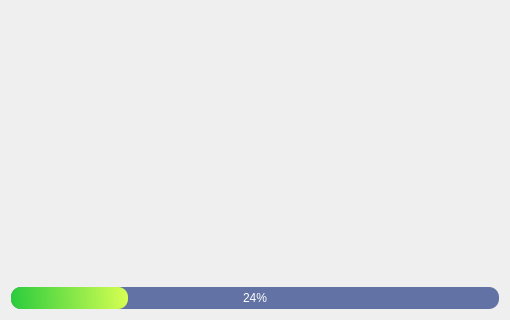
<?xml version="1.0" encoding="UTF-8"?>
<ui version="4.0">
 <class>start</class>
 <widget class="QDialog" name="start">
  <property name="enabled">
   <bool>false</bool>
  </property>
  <property name="geometry">
   <rect>
    <x>0</x>
    <y>0</y>
    <width>510</width>
    <height>320</height>
   </rect>
  </property>
  <property name="sizePolicy">
   <sizepolicy hsizetype="Preferred" vsizetype="Preferred">
    <horstretch>0</horstretch>
    <verstretch>0</verstretch>
   </sizepolicy>
  </property>
  <property name="sizeIncrement">
   <size>
    <width>1280</width>
    <height>0</height>
   </size>
  </property>
  <property name="windowTitle">
   <string>Loading</string>
  </property>
  <property name="layoutDirection">
   <enum>Qt::LeftToRight</enum>
  </property>
  <property name="sizeGripEnabled">
   <bool>false</bool>
  </property>
  <layout class="QVBoxLayout" name="verticalLayout">
   <item>
    <widget class="QLabel" name="label">
     <property name="styleSheet">
      <string notr="true">QFrame
{
/*background-color:rgb(56,58,89);*/
/*background-color:qconicalgradient(cx:1, cy:1, angle:89.1, stop:0 rgba(69, 97, 14, 255), stop:1 rgba(255, 255, 255, 255));*/
color:rgb(220,220,220);
border-radius:10px;
}

QProgressBar
{
background-color:rgb(98,114,164);
color:rgb(200,200,200);
border-style:none;
border-radius:10px;
text-align:center;
}
QProgressBar::chunk
{
border-radius:10px;
background-color:qlineargradient(spread:pad, x1:0, y1:0.471591, x2:1, y2:0.46, stop:0 rgba(42, 204, 61, 255), stop:1 rgba(215, 255, 82, 255));

}</string>
     </property>
     <property name="text">
      <string/>
     </property>
    </widget>
   </item>
   <item>
    <widget class="QProgressBar" name="progressBar">
     <property name="styleSheet">
      <string notr="true">QFrame
{
/*background-color:rgb(56,58,89);*/
background-color:qconicalgradient(cx:1, cy:1, angle:89.1, stop:0 rgba(69, 97, 14, 255), stop:1 rgba(255, 255, 255, 255));
color:rgb(220,220,220);
border-radius:10px;
}

QProgressBar
{
background-color:rgb(98,114,164);
color:white;
border-style:none;
border-radius:10px;
text-align:center;
}
QProgressBar::chunk
{
border-radius:10px;
background-color:qlineargradient(spread:pad, x1:0, y1:0.471591, x2:1, y2:0.46, stop:0 rgba(42, 204, 61, 255), stop:1 rgba(215, 255, 82, 255));

}</string>
     </property>
     <property name="minimum">
      <number>0</number>
     </property>
     <property name="maximum">
      <number>100</number>
     </property>
     <property name="value">
      <number>24</number>
     </property>
     <property name="textVisible">
      <bool>true</bool>
     </property>
     <property name="invertedAppearance">
      <bool>false</bool>
     </property>
    </widget>
   </item>
  </layout>
 </widget>
 <resources/>
 <connections/>
</ui>
